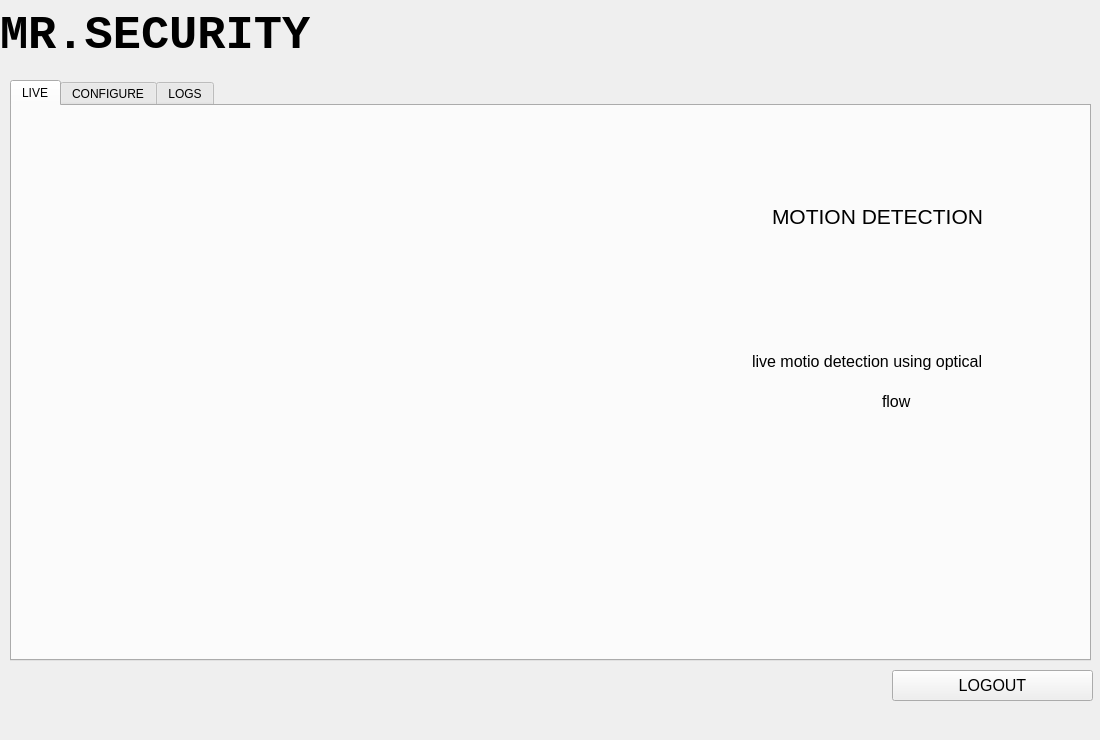
<?xml version="1.0" encoding="UTF-8"?>
<ui version="4.0">
 <class>Form</class>
 <widget class="QWidget" name="Form">
  <property name="geometry">
   <rect>
    <x>0</x>
    <y>0</y>
    <width>1100</width>
    <height>740</height>
   </rect>
  </property>
  <property name="windowTitle">
   <string>Form</string>
  </property>
  <widget class="QLabel" name="appName">
   <property name="geometry">
    <rect>
     <x>0</x>
     <y>0</y>
     <width>411</width>
     <height>71</height>
    </rect>
   </property>
   <property name="font">
    <font>
     <family>Courier New</family>
     <pointsize>35</pointsize>
     <weight>75</weight>
     <italic>false</italic>
     <bold>true</bold>
    </font>
   </property>
   <property name="text">
    <string>MR.SECURITY</string>
   </property>
  </widget>
  <widget class="QPushButton" name="logoutButton">
   <property name="geometry">
    <rect>
     <x>892</x>
     <y>670</y>
     <width>201</width>
     <height>31</height>
    </rect>
   </property>
   <property name="font">
    <font>
     <pointsize>12</pointsize>
    </font>
   </property>
   <property name="text">
    <string>LOGOUT</string>
   </property>
  </widget>
  <widget class="QTabWidget" name="tabWidget">
   <property name="geometry">
    <rect>
     <x>10</x>
     <y>80</y>
     <width>1081</width>
     <height>581</height>
    </rect>
   </property>
   <property name="currentIndex">
    <number>0</number>
   </property>
   <property name="tabBarAutoHide">
    <bool>false</bool>
   </property>
   <widget class="QWidget" name="tab_3">
    <attribute name="title">
     <string>LIVE</string>
    </attribute>
    <widget class="QLabel" name="FeedLabel">
     <property name="geometry">
      <rect>
       <x>-10</x>
       <y>0</y>
       <width>741</width>
       <height>541</height>
      </rect>
     </property>
     <property name="text">
      <string/>
     </property>
    </widget>
    <widget class="QLabel" name="label_10">
     <property name="geometry">
      <rect>
       <x>760</x>
       <y>90</y>
       <width>271</width>
       <height>41</height>
      </rect>
     </property>
     <property name="font">
      <font>
       <pointsize>16</pointsize>
      </font>
     </property>
     <property name="text">
      <string>MOTION DETECTION</string>
     </property>
    </widget>
    <widget class="QLabel" name="label_11">
     <property name="geometry">
      <rect>
       <x>740</x>
       <y>240</y>
       <width>311</width>
       <height>31</height>
      </rect>
     </property>
     <property name="font">
      <font>
       <pointsize>12</pointsize>
      </font>
     </property>
     <property name="text">
      <string>live motio detection using optical </string>
     </property>
    </widget>
    <widget class="QLabel" name="label_12">
     <property name="geometry">
      <rect>
       <x>870</x>
       <y>280</y>
       <width>61</width>
       <height>31</height>
      </rect>
     </property>
     <property name="font">
      <font>
       <pointsize>12</pointsize>
      </font>
     </property>
     <property name="text">
      <string>flow</string>
     </property>
    </widget>
   </widget>
   <widget class="QWidget" name="tab">
    <attribute name="title">
     <string>CONFIGURE</string>
    </attribute>
    <widget class="QLabel" name="label_2">
     <property name="geometry">
      <rect>
       <x>0</x>
       <y>10</y>
       <width>321</width>
       <height>41</height>
      </rect>
     </property>
     <property name="font">
      <font>
       <pointsize>20</pointsize>
      </font>
     </property>
     <property name="text">
      <string>PHONE NUMBER</string>
     </property>
    </widget>
    <widget class="QPushButton" name="changeNo">
     <property name="geometry">
      <rect>
       <x>900</x>
       <y>20</y>
       <width>93</width>
       <height>28</height>
      </rect>
     </property>
     <property name="text">
      <string>change</string>
     </property>
    </widget>
    <widget class="QLabel" name="label_3">
     <property name="geometry">
      <rect>
       <x>370</x>
       <y>10</y>
       <width>161</width>
       <height>41</height>
      </rect>
     </property>
     <property name="font">
      <font>
       <pointsize>16</pointsize>
      </font>
     </property>
     <property name="text">
      <string>current no. :</string>
     </property>
    </widget>
    <widget class="QLabel" name="label_4">
     <property name="geometry">
      <rect>
       <x>580</x>
       <y>10</y>
       <width>211</width>
       <height>41</height>
      </rect>
     </property>
     <property name="font">
      <font>
       <pointsize>16</pointsize>
      </font>
     </property>
     <property name="text">
      <string>91 7339445370</string>
     </property>
    </widget>
    <widget class="QLabel" name="label_5">
     <property name="geometry">
      <rect>
       <x>0</x>
       <y>100</y>
       <width>321</width>
       <height>41</height>
      </rect>
     </property>
     <property name="font">
      <font>
       <pointsize>20</pointsize>
      </font>
     </property>
     <property name="text">
      <string>PASSWORD</string>
     </property>
    </widget>
    <widget class="QLabel" name="label_6">
     <property name="geometry">
      <rect>
       <x>370</x>
       <y>100</y>
       <width>181</width>
       <height>41</height>
      </rect>
     </property>
     <property name="font">
      <font>
       <pointsize>16</pointsize>
      </font>
     </property>
     <property name="text">
      <string>current pass :</string>
     </property>
    </widget>
    <widget class="QLabel" name="label_7">
     <property name="geometry">
      <rect>
       <x>590</x>
       <y>100</y>
       <width>211</width>
       <height>41</height>
      </rect>
     </property>
     <property name="font">
      <font>
       <pointsize>16</pointsize>
      </font>
     </property>
     <property name="text">
      <string>chandru</string>
     </property>
    </widget>
    <widget class="QPushButton" name="changePass">
     <property name="geometry">
      <rect>
       <x>900</x>
       <y>110</y>
       <width>93</width>
       <height>28</height>
      </rect>
     </property>
     <property name="text">
      <string>change</string>
     </property>
    </widget>
    <widget class="QLabel" name="label_8">
     <property name="geometry">
      <rect>
       <x>0</x>
       <y>190</y>
       <width>321</width>
       <height>41</height>
      </rect>
     </property>
     <property name="font">
      <font>
       <pointsize>20</pointsize>
      </font>
     </property>
     <property name="text">
      <string>ALERT MODE   : </string>
     </property>
    </widget>
    <widget class="QLabel" name="label_9">
     <property name="geometry">
      <rect>
       <x>0</x>
       <y>280</y>
       <width>321</width>
       <height>41</height>
      </rect>
     </property>
     <property name="font">
      <font>
       <pointsize>20</pointsize>
      </font>
     </property>
     <property name="text">
      <string>AUDIO ALARM : </string>
     </property>
    </widget>
    <widget class="QRadioButton" name="alarmOff">
     <property name="geometry">
      <rect>
       <x>640</x>
       <y>280</y>
       <width>251</width>
       <height>41</height>
      </rect>
     </property>
     <property name="font">
      <font>
       <pointsize>16</pointsize>
      </font>
     </property>
     <property name="styleSheet">
      <string notr="true">QRadioButton

{
    spacing: 5px;
    outline: none;
    color: #D1DBCB;
    margin-bottom: 2px;
}

QRadioButton:disabled
{
    color: #76797C;
}

QRadioButton::indicator
{
    width: 21px;
    height: 21px;
}
background-color: rgb(85, 255, 255);

QRadioButton::indicator:unchecked:hover,
QRadioButton::indicator:unchecked:focus,
QRadioButton::indicator:unchecked:pressed
{
    border: none;
    outline: none;
    image: url(:/qss_icons/rc/radio_unchecked_focus.png);
}

QRadioButton::indicator:checked
{
    border: none;
    outline: none;
    image: url(:/qss_icons/rc/radio_checked.png);
}

QRadioButton::indicator:checked:hover,
QRadioButton::indicator:checked:focus,
QRadioButton::indicator:checked:pressed
{
    border: none;
    outline: none;
    image: url(:/qss_icons/rc/radio_checked_focus.png);
}

QRadioButton::indicator:checked:disabled
{
    outline: none;
    image: url(:/qss_icons/rc/radio_checked_disabled.png);
}

QRadioButton::indicator:unchecked:disabled
{
    image: url(:/qss_icons/rc/radio_unchecked_disabled.png);
}</string>
     </property>
     <property name="text">
      <string>ALARM OFF</string>
     </property>
    </widget>
    <widget class="QRadioButton" name="alarmOn">
     <property name="geometry">
      <rect>
       <x>380</x>
       <y>280</y>
       <width>181</width>
       <height>41</height>
      </rect>
     </property>
     <property name="font">
      <font>
       <pointsize>16</pointsize>
      </font>
     </property>
     <property name="styleSheet">
      <string notr="true">QRadioButton

{
    spacing: 5px;
    outline: none;
    color: #D1DBCB;
    margin-bottom: 2px;
}

QRadioButton:disabled
{
    color: #76797C;
}

QRadioButton::indicator
{
    width: 21px;
    height: 21px;
}
background-color: rgb(85, 255, 255);

QRadioButton::indicator:unchecked:hover,
QRadioButton::indicator:unchecked:focus,
QRadioButton::indicator:unchecked:pressed
{
    border: none;
    outline: none;
    image: url(:/qss_icons/rc/radio_unchecked_focus.png);
}

QRadioButton::indicator:checked
{
    border: none;
    outline: none;
    image: url(:/qss_icons/rc/radio_checked.png);
}

QRadioButton::indicator:checked:hover,
QRadioButton::indicator:checked:focus,
QRadioButton::indicator:checked:pressed
{
    border: none;
    outline: none;
    image: url(:/qss_icons/rc/radio_checked_focus.png);
}

QRadioButton::indicator:checked:disabled
{
    outline: none;
    image: url(:/qss_icons/rc/radio_checked_disabled.png);
}

QRadioButton::indicator:unchecked:disabled
{
    image: url(:/qss_icons/rc/radio_unchecked_disabled.png);
}</string>
     </property>
     <property name="text">
      <string>ALARM ON!!</string>
     </property>
     <property name="checked">
      <bool>true</bool>
     </property>
    </widget>
    <widget class="QLabel" name="label_14">
     <property name="geometry">
      <rect>
       <x>370</x>
       <y>190</y>
       <width>241</width>
       <height>41</height>
      </rect>
     </property>
     <property name="font">
      <font>
       <pointsize>16</pointsize>
      </font>
     </property>
     <property name="text">
      <string>coming soon...</string>
     </property>
    </widget>
   </widget>
   <widget class="QWidget" name="tab_2">
    <attribute name="title">
     <string>LOGS</string>
    </attribute>
    <widget class="QLabel" name="label">
     <property name="geometry">
      <rect>
       <x>360</x>
       <y>10</y>
       <width>341</width>
       <height>71</height>
      </rect>
     </property>
     <property name="font">
      <font>
       <pointsize>20</pointsize>
      </font>
     </property>
     <property name="text">
      <string>select data and time</string>
     </property>
    </widget>
    <widget class="QPushButton" name="pushButton">
     <property name="geometry">
      <rect>
       <x>420</x>
       <y>450</y>
       <width>231</width>
       <height>81</height>
      </rect>
     </property>
     <property name="font">
      <font>
       <pointsize>18</pointsize>
      </font>
     </property>
     <property name="text">
      <string>RETREIVE DATA</string>
     </property>
    </widget>
    <widget class="QLabel" name="label_13">
     <property name="geometry">
      <rect>
       <x>70</x>
       <y>160</y>
       <width>961</width>
       <height>211</height>
      </rect>
     </property>
     <property name="font">
      <font>
       <pointsize>25</pointsize>
      </font>
     </property>
     <property name="text">
      <string>COMING SOON..... WAIT FOR THE NEXT UPDATE</string>
     </property>
    </widget>
   </widget>
  </widget>
  <widget class="QLabel" name="dateTime">
   <property name="geometry">
    <rect>
     <x>850</x>
     <y>20</y>
     <width>241</width>
     <height>51</height>
    </rect>
   </property>
   <property name="font">
    <font>
     <pointsize>30</pointsize>
    </font>
   </property>
   <property name="text">
    <string/>
   </property>
  </widget>
  <widget class="QLabel" name="dateTime_2">
   <property name="geometry">
    <rect>
     <x>420</x>
     <y>20</y>
     <width>411</width>
     <height>51</height>
    </rect>
   </property>
   <property name="font">
    <font>
     <pointsize>30</pointsize>
    </font>
   </property>
   <property name="text">
    <string/>
   </property>
  </widget>
 </widget>
 <resources>
  <include location="images.qrc"/>
 </resources>
 <connections/>
</ui>
